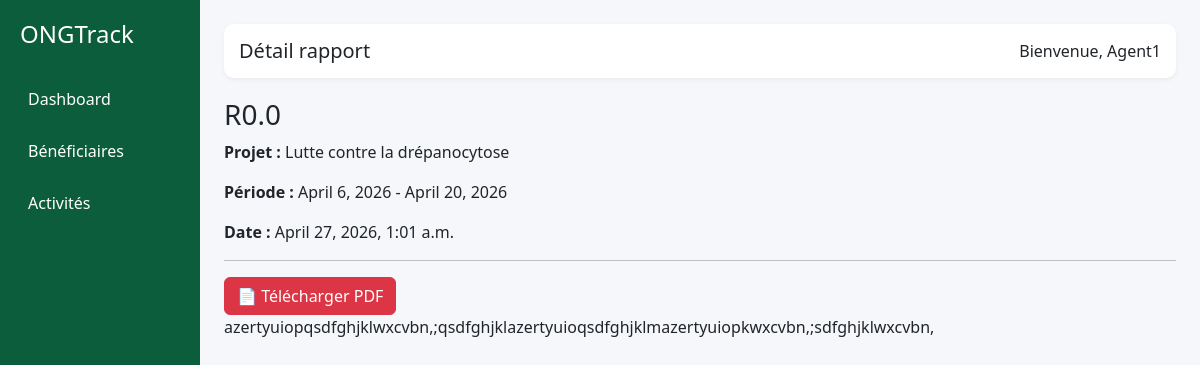
/projects/rapports/2/ (signed in), run on the app's committed database.
### projects/models.py (models this page shows, shortened)
class Report(models.Model):
    title = models.CharField(max_length=255)
    project = models.ForeignKey(Project, on_delete=models.CASCADE)
    activity = models.ForeignKey(
        Activity,
        on_delete=models.CASCADE,
        null=True,
        blank=True
    )
    start_date = models.DateField()
    end_date = models.DateField()
    content = models.TextField()
    created_at = models.DateTimeField(auto_now_add=True)
    STATUS_CHOICES = [
        ('generated', 'Généré'),
        ('draft', 'Brouillon'),
    ]
    status = models.CharField(
        max_length=20,
        choices=STATUS_CHOICES,
        default='draft'
    )
    status = models.CharField(max_length=20, choices=STATUS_CHOICES, default='generated')

class Project(models.Model):
    STATUS_CHOICES = [
        ('actif', 'Actif'),
        ('en_cours', 'En cours'),
        ('termine', 'Terminé'),
    ]
    CATEGORY_CHOICES = [
        ('education', 'Éducation'),
        ('sante', 'Santé'),
        ('eau', 'Eau & Assainissement'),
        ('nutrition', 'Nutrition'),
    ]
    name = models.CharField(max_length=200)
    description = models.TextField(default="Description du projet")
    region = models.CharField(max_length=100, default="Lomé")
    category = models.CharField(max_length=50, choices=CATEGORY_CHOICES, default='education')
    start_date = models.DateField(default="2024-01-01")
    end_date = models.DateField(default="2024-12-31")
    budget = models.FloatField(default=0)
    progress = models.IntegerField(default=0)
    status = models.CharField(max_length=20, choices=STATUS_CHOICES, default='en_cours')
    assigned_agents = models.ManyToManyField(User, blank=True, related_name='assigned_projects')
    created_at = models.DateTimeField(auto_now_add=True)
    updated_at = models.DateTimeField(auto_now=True)

### projects/views.py (the view)
# urls.py: path('rapports/<int:id>/', report_detail, name='report_detail'),
@login_required
def report_detail(request, id):
    report = get_object_or_404(Report, id=id)
    return render(request, 'reports/report_detail.html', {'report': report})

### templates/reports/report_detail.html
{% extends 'base.html' %}
{% block title %}Détail rapport{% endblock %}
{% block content %}
<h3>{{ report.title }}</h3>
<p><strong>Projet :</strong> {{ report.project.name }}</p>
<p><strong>Période :</strong> {{ report.start_date }} - {{ report.end_date }}</p>
<p><strong>Date :</strong> {{ report.created_at }}</p>
<hr>
<a href="{% url 'export_report_pdf' report.id %}"
   class="btn btn-danger">
   📄 Télécharger PDF
</a>
<p>{{ report.content }}</p>
{% endblock %}

### templates/base.html (shortened to what this page needs)
{% load static %}
<!DOCTYPE html>
<html>
<head>
    <link href="https://cdn.jsdelivr.net/npm/bootstrap@5.3.0/dist/css/bootstrap.min.css" rel="stylesheet">
</head>
<body>
<div class="container-fluid">
    <div class="row">
        <div class="col-md-2 sidebar">
            <h4>ONGTrack</h4>
            <a href="{% url 'redirect_dashboard' %}">Dashboard</a>
            <a href="{% url 'beneficiary_list' %}">Bénéficiaires</a>
            <a href="{% url 'activity_list' %}">Activités</a>
        </div>
        <div class="col-md-10 p-4">
            <div class="header d-flex justify-content-between align-items-center">
                <h5 class="mb-0">{% block title %}{% endblock %}</h5>
                <span>Bienvenue, {{ user.username }}</span>
            </div>
            {% block content %}
            {% endblock %}
        </div>
    </div>
</div>
</body>
</html>

### templates/base.html (style rules this page uses)
body { background-color: #f5f7fa; font-family: 'Segoe UI', sans-serif; }
.sidebar { height: 100vh; background-color: #0b5d3b; color: white; padding: 20px; }
.sidebar h4 { margin-bottom: 30px; }
.sidebar a { color: white; display: block; margin: 12px 0; padding: 8px; border-radius: 6px; text-decoration: none; transition: 0.2s; }
.header { background: white; padding: 15px; border-radius: 10px; margin-bottom: 20px; box-shadow: 0px 2px 5px rgba(0,0,0,0.05); }

### data on the page
Report: title "R0.0", project.name "Lutte contre la drépanocytose", start_date "April 6, 2026", end_date "April 20, 2026", created_at "April 27, 2026, 1:01 a.m.", content "azertyuiopqsdfghjklwxcvbn,;qsdfghjklazertyuioqsdfghjklmazertyuiopkwxcvbn,;sdfghjklwxcvbn,"

### other printed values
{{ user.username }} "Agent1"
